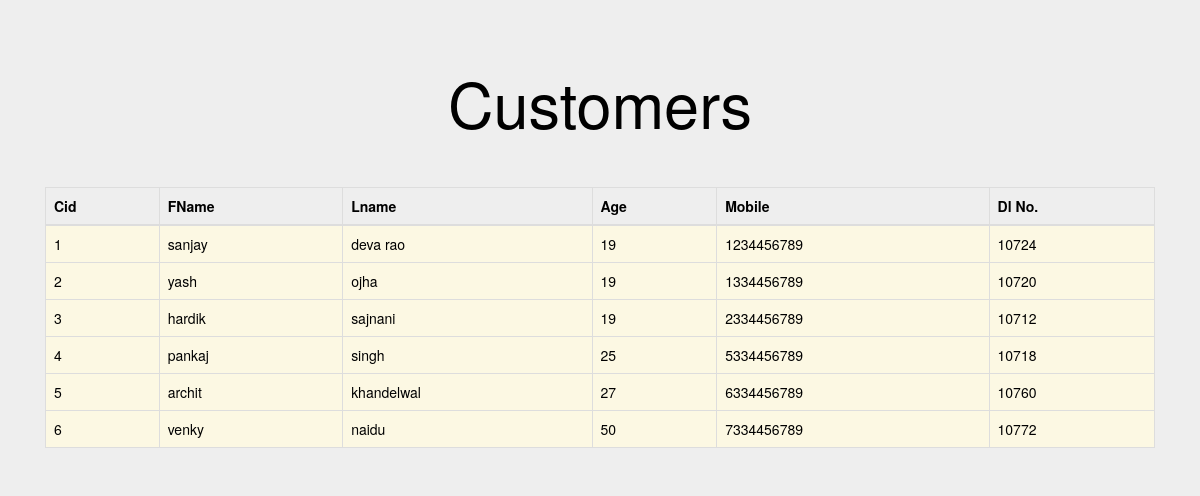
Screenshot of /viewcustomer.php (signed in) with the database file from the repository.
### tables this page shows
CREATE TABLE `customer` (
  `Cid` int(10) NOT NULL,
  `Fname` varchar(10) DEFAULT NULL,
  `Lname` varchar(20) DEFAULT NULL,
  `Age` int(3) NOT NULL,
  `Mobile` bigint(15) DEFAULT NULL,
  `Dno` int(10) DEFAULT NULL,
  `Vehicle_id` int(10) DEFAULT NULL
);

### viewcustomer.php (the view, shortened to what this page needs)
<!DOCTYPE html PUBLIC "-//W3C//DTD HTML 4.01 Transitional//EN"  "http://www.w3.org/TR/html4/loose.dtd">
<html>
<head>
  <link rel="stylesheet" href="https://maxcdn.bootstrapcdn.com/bootstrap/3.3.7/css/bootstrap.min.css">
  <link rel="stylesheet"
  href="https://cdn.jsdelivr.net/npm/animate.css@3.5.2/animate.min.css">
  <link rel="stylesheet"
  href="https://cdnjs.cloudflare.com/ajax/libs/animate.css/3.5.2/animate.min.css">
</head>
<body class="container jumbotron animated fadeInLeft">
<?php
	$database_host = "localhost";
	$database_user = "root";
	$database_pass = "";
	$database_name = "carrental";
	$connection = mysqli_connect($database_host, $database_user, $database_pass, $database_name);
	$res="SELECT * FROM carrental.customer";
	$result=mysqli_query($connection,$res);
	echo "<h1><center>Customers</h1><br><br>";
?>
<div class="container">
<table class="table table-hover table-bordered">
<thead>
<tr>
    <th>Cid</th>
<th>FName</th>
<th>Lname</th>
<th>Age</th>
<th>Mobile</th>
<th>Dl No.</th>
</tr>
</thead>
<tbody>
<?php
if (mysqli_num_rows($result) > 0) {
while($row = mysqli_fetch_assoc($result))
{
echo "<tr class='warning'>";
echo "<td>" .'   '. $row["Cid"] . "</td>";
echo "<td>" . $row["Fname"] . "</td>";
echo "<td>" . $row["Lname"] . "</td>";
echo "<td>" . $row["Age"] . "</td>";
echo "<td>" . $row["Mobile"] . "</td>";
echo "<td>" . $row["Dno"] . "</td>";
echo "</tr>";
}
}
?>
</tbody>
</table>
</div>
</body>
</html>

### rows the page displays
customer: Cid "1", Fname "sanjay", Lname "deva rao", Age "19", Mobile "1234456789", Dno "10724"
customer: Cid "2", Fname "yash", Lname "ojha", Age "19", Mobile "1334456789", Dno "10720"
customer: Cid "3", Fname "hardik", Lname "sajnani", Age "19", Mobile "2334456789", Dno "10712"
customer: Cid "4", Fname "pankaj", Lname "singh", Age "25", Mobile "5334456789", Dno "10718"
customer: Cid "5", Fname "archit", Lname "khandelwal", Age "27", Mobile "6334456789", Dno "10760"
customer: Cid "6", Fname "venky", Lname "naidu", Age "50", Mobile "7334456789", Dno "10772"
